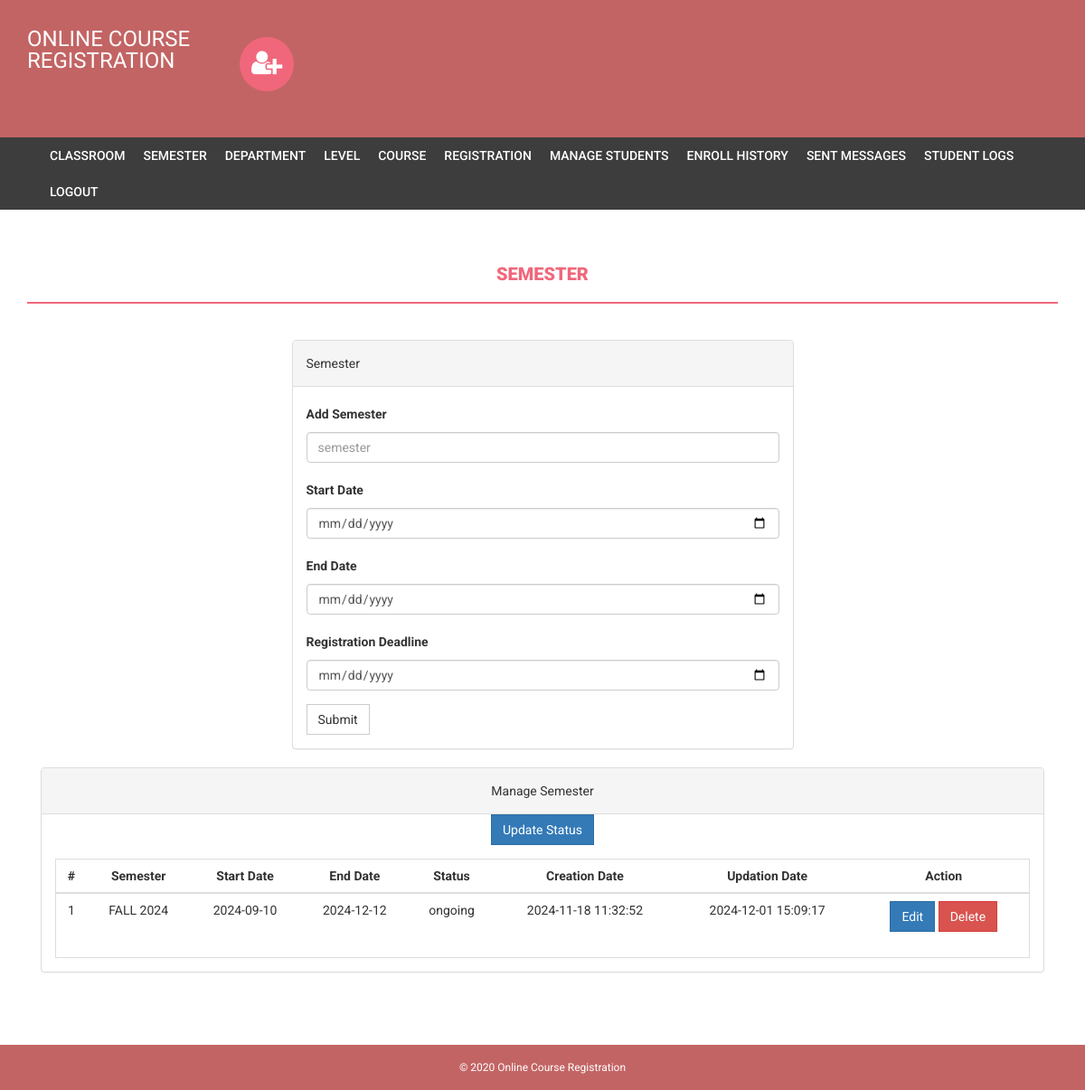
Page /admin/semester.php (signed in) on the committed database.
### tables this page shows
CREATE TABLE `semester` (
  `id` int(11) NOT NULL,
  `semester` varchar(255) NOT NULL,
  `creationDate` timestamp NOT NULL DEFAULT current_timestamp(),
  `updationDate` varchar(255) NOT NULL,
  `sdate` date NOT NULL,
  `edate` date NOT NULL,
  `status` enum('ongoing','concluded') DEFAULT 'ongoing',
  `registration_deadline` date DEFAULT NULL
);

### admin/semester.php (the view, shortened to what this page needs)
<?php
if(strlen($_SESSION['alogin'])==0)
    {
header('location:index.php');
}
else{
?>
<!DOCTYPE html>
<html xmlns="http://www.w3.org/1999/xhtml">
<head>
    <link href="assets/css/bootstrap.css" rel="stylesheet" />
    <link href="assets/css/font-awesome.css" rel="stylesheet" />
    <link href="assets/css/style.css" rel="stylesheet" />
</head>
<body>
<?php include('includes/header.php');?>
<?php if($_SESSION['alogin']!="")
{
 include('includes/menubar.php');
}
 ?>
    <div class="content-wrapper">
        <div class="container">
              <div class="row">
                    <div class="col-md-12">
                        <h1 class="page-head-line">Semester  </h1>
                    </div>
                </div>
                <div class="row" >
                  <div class="col-md-3"></div>
                    <div class="col-md-6">
                        <div class="panel panel-default">
                        <div class="panel-heading">
                           Semester
                        </div>
                        <div class="panel-body">
                       <form name="semester" method="post">
   <div class="form-group">
    <label for="semester">Add Semester  </label>
    <input type="text" class="form-control" id="semester" name="semester" placeholder="semester" required />
  </div>
  <div class="form-group">
    <label for="sdate">Start Date</label>
    <input type="date" class="form-control" id="sdate" name="sdate" required />
</div>
<div class="form-group">
    <label for="edate">End Date</label>
    <input type="date" class="form-control" id="edate" name="edate" required />
</div>
<div class="form-group">
    <label for="registration_deadline">Registration Deadline</label>
    <input type="date" class="form-control" id="registration_deadline" name="registration_deadline" required />
</div>
 <button type="submit" name="submit" class="btn btn-default">Submit</button>
</form>
                            </div>
                            </div>
                    </div>
                </div>
                <div class="col-md-12">
                    <div class="panel panel-default">
                        <div class="panel-heading">
                            Manage Semester
                        </div>
                        <form method="post">
                            <button type="submit" name="updateStatus" class="btn btn-primary">Update Status</button>
                        </form>
                        <div class="panel-body">
                            <div class="table-responsive table-bordered">
                                <table class="table">
                                <thead>
    <tr>
        <th>#</th>
        <th>Semester</th>
        <th>Start Date</th>
        <th>End Date</th>
        <th>Status</th>
        <th>Creation Date</th>
        <th>Updation Date</th>
        <th>Action</th>
    </tr>
</thead>
<tbody>
<?php
$sql = mysqli_query($bd, "SELECT * FROM semester ORDER BY sdate DESC");
$cnt = 1;
while ($row = mysqli_fetch_array($sql)) {
?>
    <tr>
        <td><?php echo $cnt; ?></td>
        <td><?php echo htmlentities($row['semester']); ?></td>
        <td><?php echo htmlentities($row['sdate']); ?></td>
        <td><?php echo htmlentities($row['edate']); ?></td>
        <td><?php echo htmlentities($row['status']); ?></td>
        <td><?php echo htmlentities($row['creationDate']); ?></td>
        <td><?php echo htmlentities($row['updationDate']); ?></td>
        <td>
        <a href="edit-semester.php?id=<?php echo $row['id']; ?>">
    <button class="btn btn-primary">Edit</button>
</a>
            <a href="semester.php?id=<?php echo $row['id'] ?>&del=delete" onClick="return confirm('Are you sure you want to delete?')">
                <button class="btn btn-danger">Delete</button>
            </a>
        </td>
    </tr>
<?php
    $cnt++;
}
?>
</tbody>
                                </table>
                            </div>
                        </div>
                    </div>
                </div>
            </div>
        </div>
  <?php include('includes/footer.php');?>
</body>
</html>
<?php } ?>

### admin/assets/css/style.css (style rules this page uses)
body { font-family: 'Roboto', sans-serif; line-height: 30px; }
.content-wrapper { margin-top: 40px; min-height: 600px; padding-bottom: 60px; }
.page-head-line { font-weight: 900; padding-bottom: 20px; border-bottom: 2px solid #F0677C; text-transform: uppercase; color: #F0677C; font-size: 20px; margin-bottom: 40px; }
.btn { border-radius: 0px; -webkit-border-radius: 0px; -moz-border-radius: 0px; }

### admin/semester.php (style rules this page uses)
.table td, .table th { vertical-align: middle; text-align: center; }

### admin/includes/footer.php (style rules this page uses)
.col-md-12 { text-align: center; }

### rows in the picture
semester: semester "FALL 2024", sdate "2024-09-10", edate "2024-12-12", status "ongoing", creationDate "2024-11-18 11:32:52", updationDate "2024-12-01 15:09:17"
